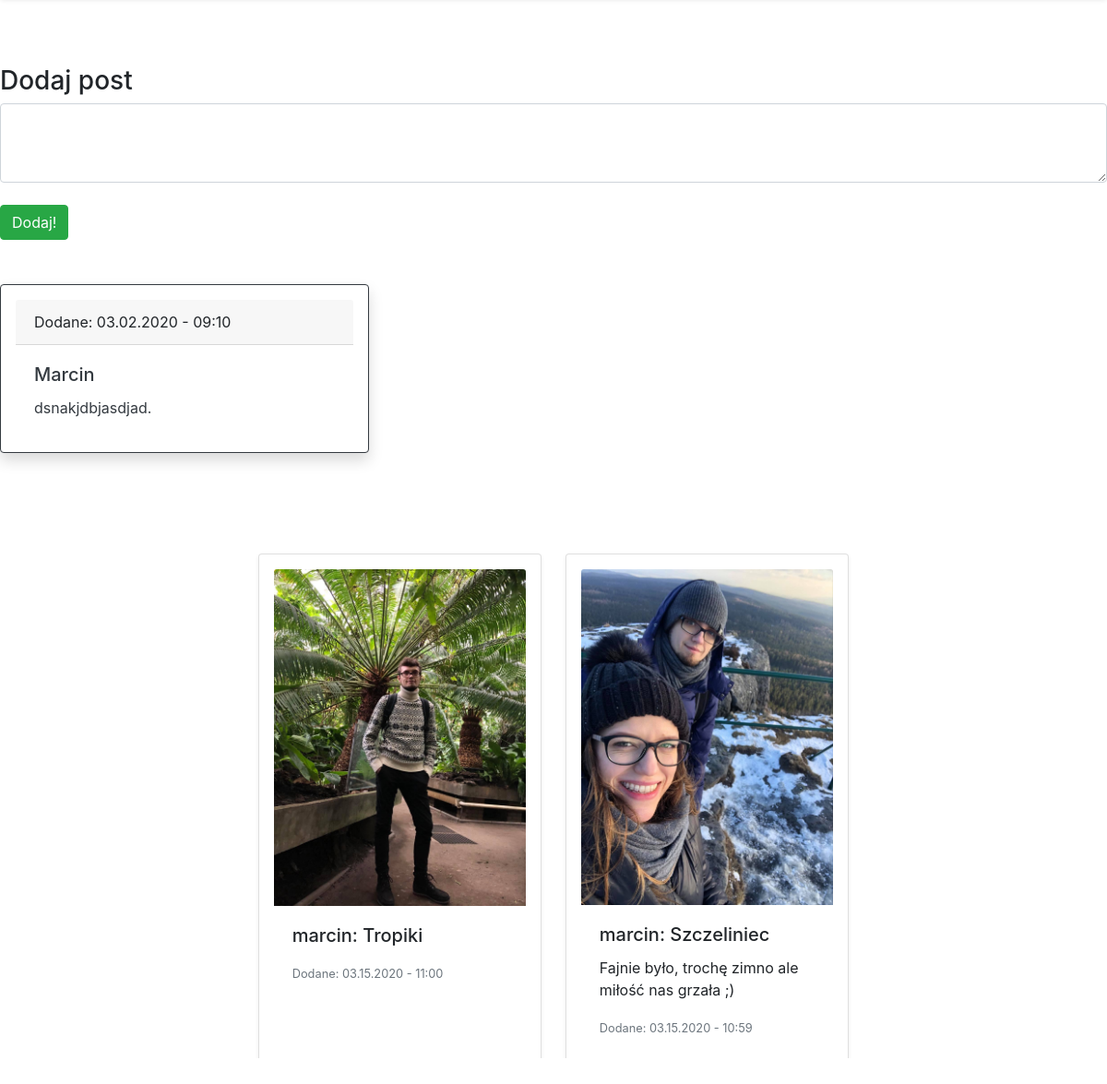
The page /loggedin/ (signed in, lower part) on the database as committed earlier.
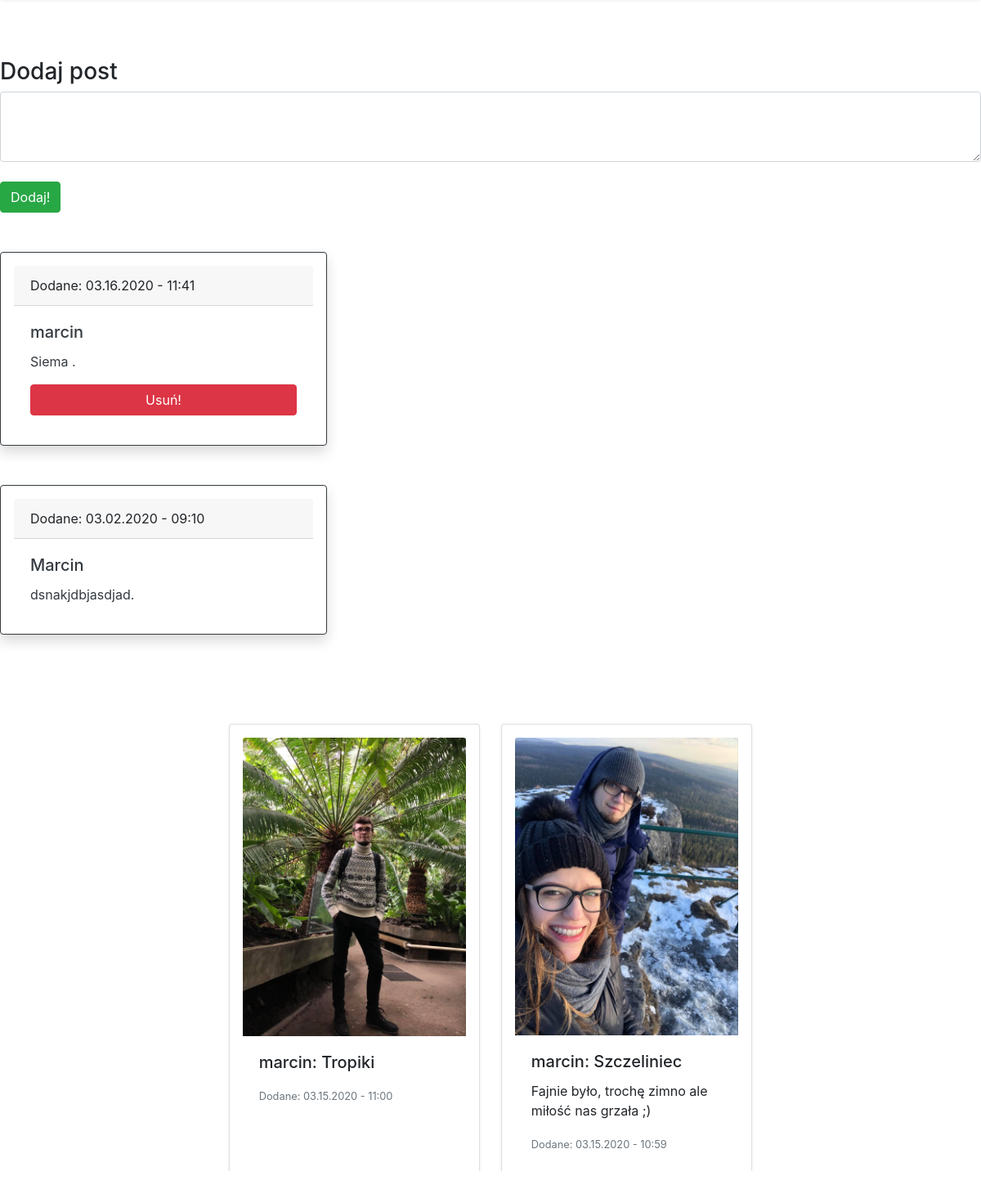
The same page on the database as committed later.
### logged/models.py (models this page shows, shortened)
class Post(models.Model):
    author = models.CharField(max_length=256, default='None')
    text = models.TextField()
    date = models.DateTimeField(auto_now_add=True)

class Photo(models.Model):
    author = models.CharField(max_length=256, default='None')
    title = models.CharField(max_length=256, default='None', blank=True, help_text='Title, optional')
    desc = models.TextField(blank=True, help_text='Description, optional')
    date = models.DateTimeField(auto_now=True)
    photo = models.ImageField(upload_to = './')

### Authentication/views.py (the view, shortened to what this page needs)
# urls.py: path('loggedin/', Logedin, name='logedin'),
@login_required
def Logedin(request):
    if request.method == 'GET':
        families = Family.objects.filter()
        my_families = [] # families that I belong to
        events = Event.objects.all()# all database events
        members_of_my_families = []
        events_in_my_families = []
        for family in families:
            for member in family.members.all():
                if str(member) == str(request.user.username):
                    my_families.append(family)
        for family in my_families:
            for member in family.members.all():
                members_of_my_families.append(member.member)
        members_of_my_families = list(dict.fromkeys(members_of_my_families))
        for event in events:
            if event.author in members_of_my_families:
                events_in_my_families.append(event)
        events_in_my_families = list(dict.fromkeys(events_in_my_families))
        for event_in_family in events_in_my_families:
            if event_in_family.month < datetime.datetime.now().month:
                event_in_family.this_year = datetime.datetime(datetime.datetime.now().year + 1, event_in_family.month,
                                                              event_in_family.month)
            elif event_in_family.month > datetime.datetime.now().month:
                event_in_family.this_year = datetime.datetime(datetime.datetime.now().year,
                                                              event_in_family.month,
                                                              event_in_family.month)
            else:
                if event_in_family.day < datetime.datetime.now().day:
                    event_in_family.this_year = datetime.datetime(datetime.datetime.now().year + 1,
                                                                  event_in_family.month,
                                                                  event_in_family.month)
                else:
                    event_in_family.this_year = datetime.datetime(datetime.datetime.now().year,
                                                                  event_in_family.month,
                                                                  event_in_family.month)
        sorted_events = sorted(events_in_my_families, key=attrgetter('this_year'))
        posts = Post.objects.all().order_by('-date') #all posts
        posts_in_my_families = []
        for post in posts:
            if post.author in members_of_my_families:
                posts_in_my_families.append(post)
        posts_in_my_families = list(dict.fromkeys(posts_in_my_families))
        photos = Photo.objects.all().order_by('-date')  # all photos
        photos_in_my_families = []
        for photo in photos:
            if photo.author in members_of_my_families:
                photos_in_my_families.append(photo)
        photos_in_my_families = list(dict.fromkeys(photos_in_my_families))
        return render(request, 'Authentication/loggedin.html',{'my_families':my_families, 'events_in_my_families':sorted_events, 'members_of_my_families':members_of_my_families,'posts_in_my_families':posts_in_my_families,'photos_in_my_families':photos_in_my_families})

### Authentication/models.py (called while the page is built)
    def __str__(self):
        return self.member

### Authentication/templatetags/filters.py (called while the page is built)
@register.filter(name='month')
def month(value):
    result = None
    if value == 1:
        result = 'styczeń'
    if value == 2:
        result = 'luty'
    if value == 3:
        result = 'marzec'
    if value == 4:
        result = 'kwiecień'
    if value == 5:
        result = 'maj'
    if value == 6:
        result = 'czerwiec'
    if value == 7:
        result = 'lipiec'
    if value == 8:
        result = 'sierpień'
    if value == 9:
        result = 'wrzesień'
    if value == 10:
        result = 'październik'
    if value == 11:
        result = 'listopad'
    if value == 12:
        result = 'grudzień'
    return result

### Authentication/templates/Authentication/loggedin.html (shortened to what this page needs)
{% extends 'Authentication/base.html' %}
{% load filters %}
{% block content %}
<br><br>
{% if not my_families%}
<h2>Czas dołączyć do jakiejś rodziny</h2> <br>
<h4>Stwórz jako pierwszy swoją rodzię lub poproś osobę która zaprosiła Cię do Familiara o ID rodziny do której chciałbyś dołączyć</h4><br><br>
    <a href="{% url 'createfamily'%}" class="btn btn-primary btn-block">Stwórz rodzinę</a><br>
    <a href="{% url 'joinfamily'%}" class="btn btn-primary btn-block">Dołącz do istniejące rodziny</a><br>
{% else %}
<h3>Nadchodzące wydarzenia:</h3><br>
{% for event in events_in_my_families %}
<br>
{% endfor %}
<dvi>
    <div>
        <form method="POST">
            <h3>Dodaj post</h3>
           <textarea name='send_post' id='send_post' rows="3" cols="50" class="form-control"></textarea><br>
           <button type="submit" class="btn btn-success">Dodaj!</button>
        </form>
    </div>
 <br><br>
    <div>
        {% if posts_in_my_families %}
            {% for post in posts_in_my_families %}
            <div class="card border-dark mb-3 shadow p-3 mb-5 bg-white rounded" style="max-width: 25rem;">
              <div class="card-header">Dodane: {{post.date |date:"m.d.Y - h:i"}}</div>
              <div class="card-body text-dark">
                <h5 class="card-title">{{ post.author }}</h5>
                <p class="card-text">{{ post.text }}.</p>
                  {% if post.author == user.username %}
                    <form method="POST">
                       <button type="submit" class="btn btn-danger btn-block">Usuń!</button>
                    </form>
                  {% endif %}
              </div>
            </div>
                 {% endfor %}
        {% else %}
        <h2>Nikt z Twoich rodzin nie dodał jeszcze posta, bądź pierwszy!</h2>
        {% endif %}
    </div>
<br>
<br>
{% if photos_in_my_families %}
<div style="max-height:70vh;overflow:scroll;overflow-x: hidden;">
<div class="row justify-content-md-center">
    {% for photo in photos_in_my_families %}
  <div class="card col-sm-3 shadow-sm p-3 mb-5 bg-white rounded" style="margin:0.8em">
    <img class="card-img-top" src="{{ photo.photo.url }}" alt="Card image cap">
    <div class="card-body">
      <h5 class="card-title">{{ photo.author }}: {{ photo.title }}</h5>
      <p class="card-text">{{ photo.desc }}</p>
      <p class="card-text"><small class="text-muted">Dodane: {{photo.date |date:"m.d.Y - h:i"}}</small></p>
    </div>
  </div>
    {% endfor %}
</div>
</div>
<br><br>
{% endif %}
{% endif %}
{% endblock %}

Rows that differ between the two databases and show on the page:
added Post: date "03.16.2020 - 11:41", author "marcin", text "Siema"
